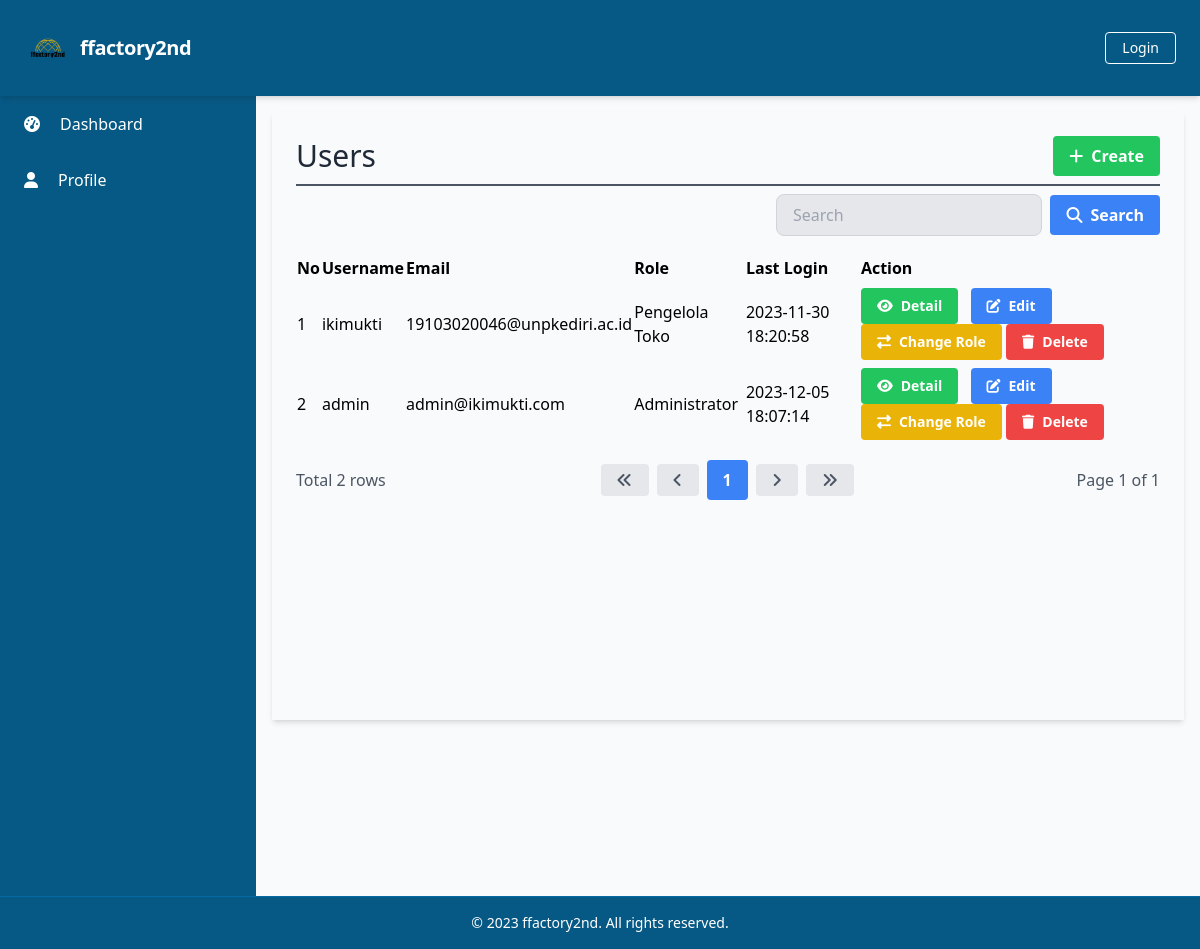
The app's page /manage_users/manage_users_list.php, older data.
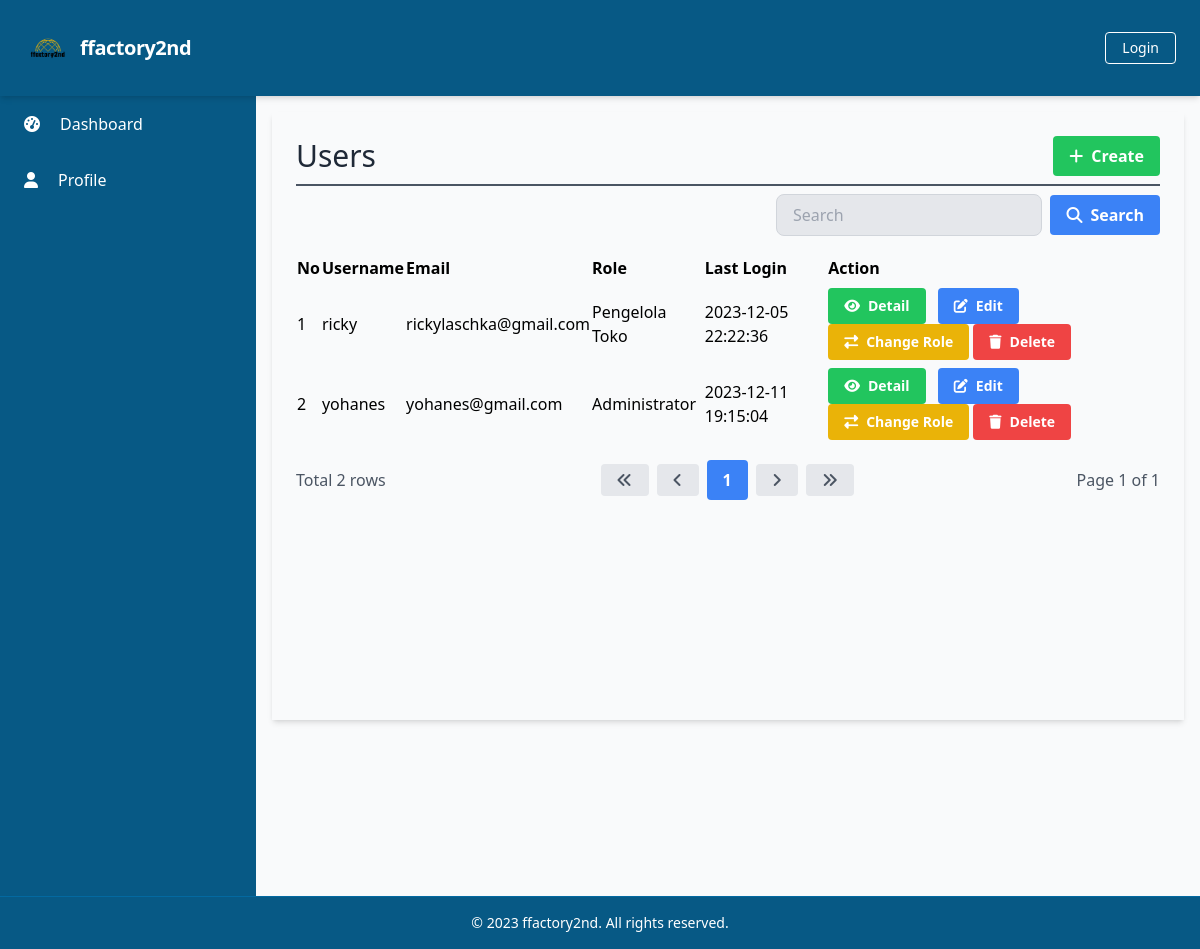
The same page, newer data.
### tables this page shows
CREATE TABLE `Users` (
  `UserID` int(11) NOT NULL,
  `Username` varchar(50) NOT NULL,
  `Password` varchar(255) NOT NULL,
  `Email` varchar(100) NOT NULL,
  `FullName` varchar(100) DEFAULT NULL,
  `DateOfBirth` date DEFAULT NULL,
  `Gender` varchar(10) DEFAULT NULL,
  `Address` text DEFAULT NULL,
  `PhoneNumber` varchar(20) DEFAULT NULL,
  `RoleID` int(11) DEFAULT NULL,
  `AccountCreationDate` timestamp NOT NULL DEFAULT current_timestamp() ON UPDATE current_timestamp(),
  `LastLogin` datetime DEFAULT NULL,
  `AccountStatus` varchar(20) DEFAULT NULL,
  `ProfilePictureURL` varchar(255) DEFAULT NULL,
  `ActivationStatus` varchar(20) DEFAULT NULL
);

CREATE TABLE `Roles` (
  `RoleID` int(11) NOT NULL,
  `RoleName` varchar(50) NOT NULL
);

### database/connection.php (called while the page is built, shortened)
<?php
$baseUrl = "http://localhost/final_project_ricky_2023/";

### public/manage_users/manage_users_list.php (the view, shortened to what the changed rows need)
<?php
require_once('../../database/connection.php');
?>
<?php include_once('../components/header.php'); ?>
<div class="h-screen flex flex-col">
    <div class="flex-grow bg-gray-50 flex flex-row shadow-md">
        <main class=" bg-gray-50 flex flex-col flex-1 overflow-y-scroll h-screen flex-shrink-0 sc-hide pb-40">
            <div class="flex items-start justify-start p-6 shadow-md m-4 flex-1 flex-col">
                <div class="flex flex-row justify-between items-center w-full border-b-2 border-gray-600 mb-2 pb-2">
                    <h1 class="text-3xl text-gray-800 font-semibol w-full">Users</h1>
                </div>
                <div class="flex flex-col w-full">
                    <table class="min-w-full">
                        <thead>
                            <tr>
                                <th class="text-left py-1">No</th>
                                <th class="text-left py-1">Username</th>
                                <th class="text-left py-1">Email</th>
                                <th class="text-left py-1">Role</th>
                                <th class="text-left py-1">Last Login</th>
                                <th class="text-left py-1">Action</th>
                            </tr>
                        </thead>
                        <tbody>
                            <?php
                            $searchTerm = isset($_GET['search']) ? $_GET['search'] : '';
                            $page = isset($_GET['page']) ? $_GET['page'] : 1;
                            $query = "SELECT u.UserID, u.Username, u.Email, r.RoleName, u.LastLogin FROM Users u
                                      LEFT JOIN Roles r ON u.RoleID = r.RoleID
                                      WHERE u.Username LIKE '%$searchTerm%' OR u.Email LIKE '%$searchTerm%'
                                      LIMIT 15 OFFSET " . ($page - 1) * 15;
                            $result = $conn->query($query);
                            $no = 1;
                            while ($row = $result->fetch_assoc()) {
                            ?>
                                <tr>
                                    <td class="py-1"><?php echo $no++; ?></td>
                                    <td class="py-1"><?php echo $row['Username']; ?></td>
                                    <td class="py-1"><?php echo $row['Email']; ?></td>
                                    <td class="py-1"><?php echo $row['RoleName']; ?></td>
                                    <td class="py-1"><?php echo $row['LastLogin']; ?></td>
                                    <td class='py-1'>
                                        <a href="<?php echo $baseUrl; ?>public/manage_users/manage_users_detail.php?id=<?php echo $row['UserID'] ?>" class='bg-green-500 hover-bg-green-700 text-white font-bold py-2 px-4 rounded inline-flex items-center mr-2 text-sm'>
                                            <i class='fas fa-eye mr-2'></i>
                                            <span>Detail</span>
                                        </a>
                                        <a href="<?php echo $baseUrl; ?>public/manage_users/manage_users_update.php?id=<?php echo $row['UserID'] ?>" class='bg-blue-500 hover-bg-blue-700 text-white font-bold py-2 px-4 rounded inline-flex items-center mr-2 text-sm'>
                                            <i class='fas fa-edit mr-2'></i>
                                            <span>Edit</span>
                                        </a>
                                        <button onclick="changeRole(<?php echo $row['UserID']; ?>)" class='bg-yellow-500 hover-bg-yellow-700 text-white font-bold py-2 px-4 rounded inline-flex items-center text-sm'>
                                            <i class='fas fa-exchange-alt mr-2'></i>
                                            <span>Change Role</span>
                                        </button>
                                        <a href="#" onclick="confirmDelete(<?php echo $row['UserID']; ?>)" class='bg-red-500 hover-bg-red-700 text-white font-bold py-2 px-4 rounded inline-flex items-center text-sm'>
                                            <i class='fas fa-trash mr-2'></i>
                                            <span>Delete</span>
                                        </a>
                                    </td>
                                </tr>
                            <?php
                            }
                            ?>
                        </tbody>
                    </table>
                </div>
        </main>
    </div>
</div>
</body>
</html>

Row changes from the older to the newer data that the page shows:
removed users: Username "ikimukti", Email "19103020046@unpkediri.ac.id", RoleID.RoleName "Pengelola Toko", LastLogin "2023-11-30 18:20:58"
removed users: Username "admin", Email "admin@ikimukti.com", RoleID.RoleName "Administrator", LastLogin "2023-12-05 18:07:14"
added users: Username "ricky", Email "rickylaschka@gmail.com", RoleID.RoleName "Pengelola Toko", LastLogin "2023-12-05 22:22:36"
added users: Username "yohanes", Email "yohanes@gmail.com", RoleID.RoleName "Administrator", LastLogin "2023-12-11 19:15:04"
